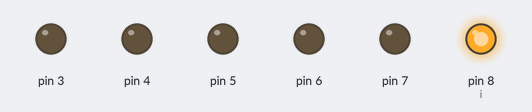
Bench run of a sketch on a simulated Arduino Uno, built with avr-gcc and run on an emulated ATmega328P. Shown: output pins drawn as LEDs (lit = HIGH).

Above: at 0.1 s.
At 0.5 s:
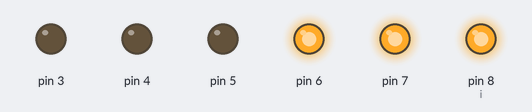
At 0.7 s:
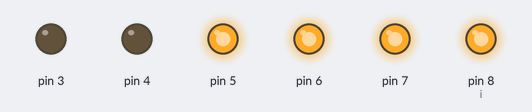
At 1.4 s:
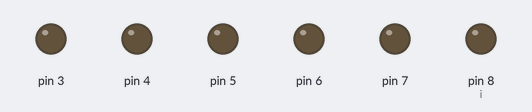
At 2.6 s:
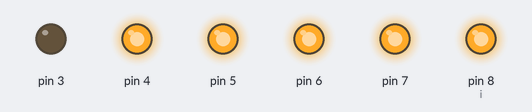
At 3.7 s:
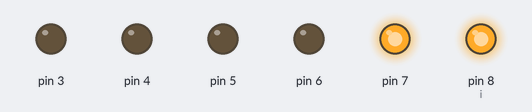
Timing chart, 0 to 4.0 s (numbered marks = the images above):
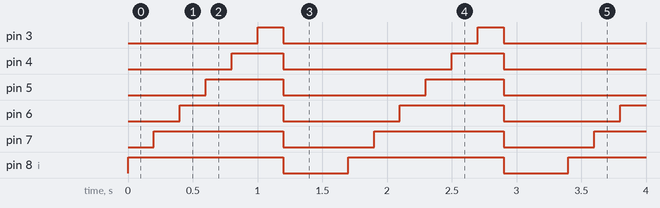

The sketch:

ifelse.ino
```cpp
// Author: Belta
// Create Time: 25/11/2022 20:37

int i = 8;
void setup() {
  // put your setup code here, to run once:

}

void loop() {
  // put your main code here, to run repeatedly:
  if( i == 8)
  {
    analogWrite(i,255);
    i--;
  }
  else if( i == 7)
  {
    analogWrite(i,255);
    i--;
  }
  else if( i == 6)
  {
    analogWrite(i,255);
    i--;
  }
  else if( i == 5)
  {
    analogWrite(i,255);
    i--;
  }
  else if( i == 4)
  {
    analogWrite(i,255);
    i--;
  }
  else if( i == 3)
  {
    analogWrite(i,255);
    i--;
  }
  else if( i == 2)
  {
    digitalWrite(8,LOW);
    digitalWrite(7,LOW);
    digitalWrite(6,LOW);
    digitalWrite(5,LOW);
    digitalWrite(4,LOW);
    digitalWrite(3,LOW);
    delay(300);
    i=8;
  }
  else
  {

  }
  delay(200);
}
```

Measured:
- by itself, pin 3: alternates HIGH for 0.20 s and LOW for 1.5 s
- by itself, pin 4: alternates HIGH for 0.40 s and LOW for 1.3 s
- by itself, pin 5: alternates HIGH for 0.60 s and LOW for 1.1 s
- by itself, pin 6: alternates HIGH for 0.80 s and LOW for 0.90 s
- by itself, pin 7: alternates HIGH for 1.0 s and LOW for 0.70 s
- by itself, pin 8 (i): alternates HIGH for 1.2 s and LOW for 0.50 s
